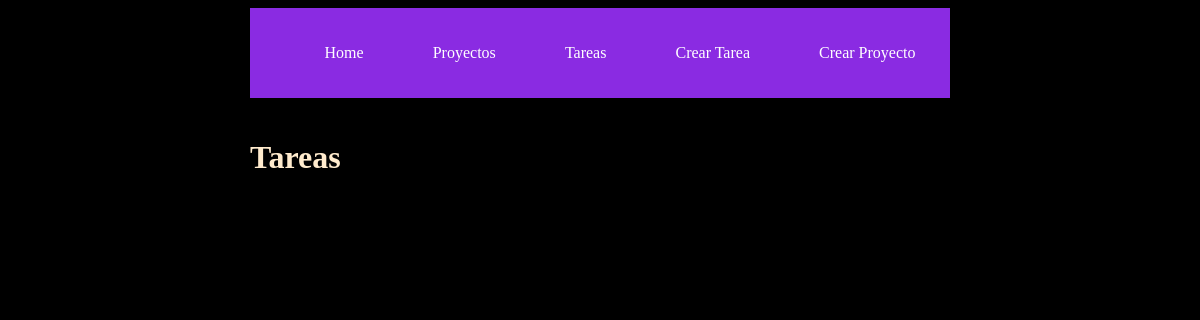
The app's page /tareas, older data.
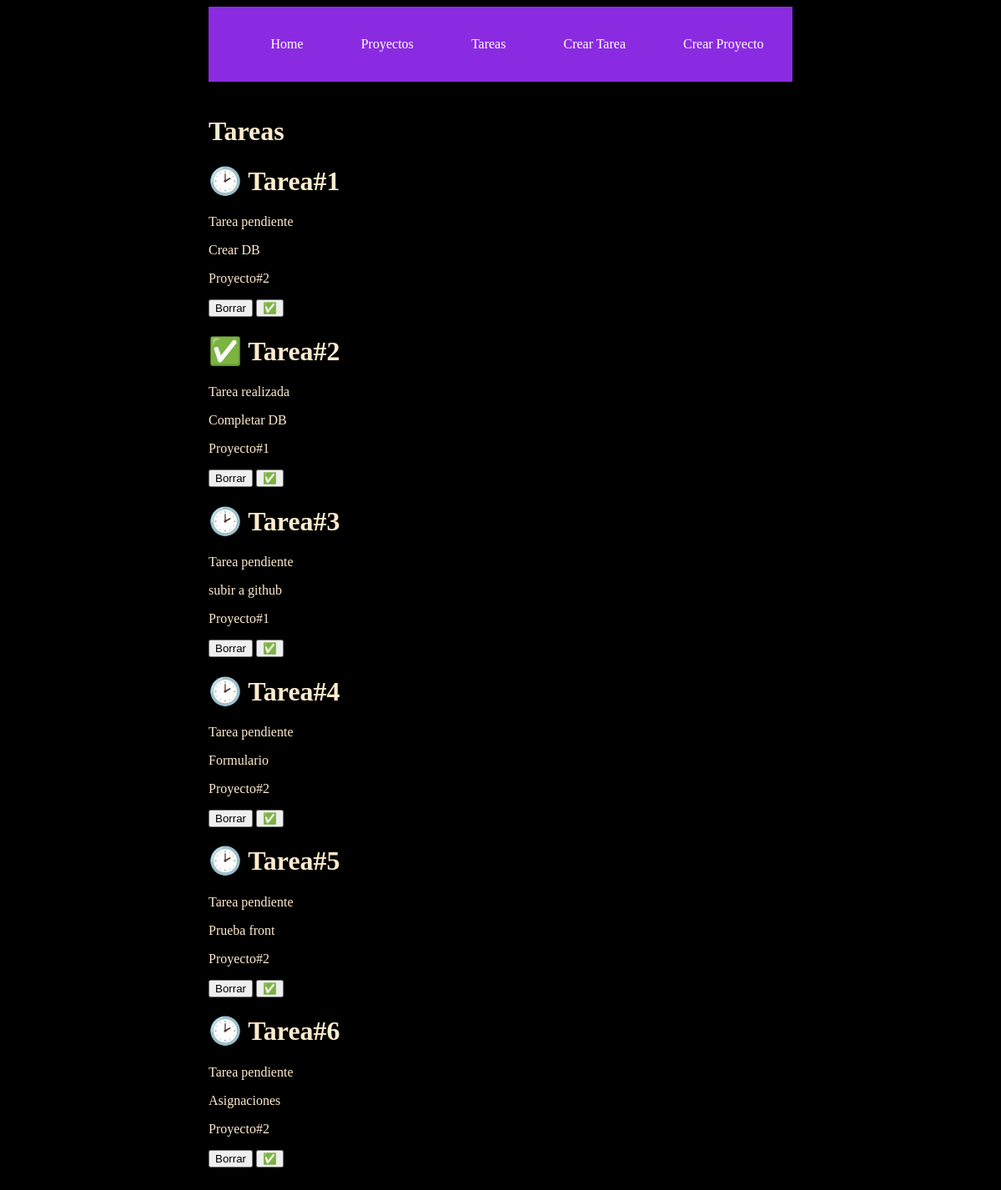
The same page, newer data.
### aplicacion/models.py (models this page shows, shortened)
class Tareas(models.Model):
    titulo = models.CharField(max_length=200)
    descripcion = models.TextField()
    proyecto = models.ForeignKey(Proyecto, on_delete=models.CASCADE)
    done = models.BooleanField(default=False)

class Proyecto(models.Model):
    name = models.CharField(max_length=200)
    def __str__(self) -> str:
        return self.name

### aplicacion/views.py (the view)
# urls.py: path('tareas', tareas.as_view(), name='tareas'),
class tareas(View):
    def get(self, request):  # elimine el parametro id
        tareas = Tareas.objects.all()
        return render(request, 'tareas.html', {
            'tareas': tareas
        })

### aplicacion/templates/tareas.html
{% extends 'base.html' %}
{% block content %}
<h1>Tareas</h1>
{% for tarea in tareas %}
<div>
    <h1>  {% if tarea.done == False %} 🕑 {% else %} ✅ {% endif %} {{tarea.titulo}}</h1>
    {% if tarea.done == False %}
    <p>Tarea pendiente</p>
    {% else %}
    <p>Tarea realizada</p>
    {% endif %}
    <p>{{tarea.descripcion}}</p>
    <p>{{tarea.proyecto}}</p>
    <button>Borrar</button>
    <button>✅</button>
</div>
{% endfor %}
{% endblock %}

### aplicacion/templates/base.html (shortened to what this page needs)
{% load static %}
<!DOCTYPE html>
<html lang="en">
<head>
    <link rel="stylesheet" href="{% static 'styles/main.css' %}">
</head>
<body>
    <nav class="navbar container">
        <ul>
            <li>
                <a href="{% url 'index' %}">Home</a>
            </li>
            <li>
                <a href="{% url 'proyecto' %}">Proyectos</a>
            </li>
            <li>
                <a href="{% url 'tareas' %}">Tareas</a>
            </li>
            <li>
                <a href="{% url 'creartarea' %}">Crear Tarea</a>
            </li>
            <li>
                <a href="{% url 'crearproyecto' %}">Crear Proyecto</a>
            </li>
        </ul>
    </nav>
    <div class="container">
        {% block content %}
        {% endblock %}
    </div>
</body>
</html>

### aplicacion/static/styles/main.css (style rules this page uses)
body { background-color: black; color: blanchedalmond; }
.navbar { background-color: blueviolet; padding: 5px 0; }
.navbar ul { display: flex; justify-content: space-around; }
.navbar ul li { list-style: none; }
.navbar ul li a { color: white; text-decoration: none; }
.container { max-width: 700px; margin: auto; padding: 20px 0; }

Row changes from the older to the newer data that the page shows:
added Tareas: titulo "Tarea#1", done "Tarea pendiente", descripcion "Crear DB", proyecto "Proyecto#2"
added Tareas: titulo "Tarea#2", done "Tarea realizada", descripcion "Completar DB", proyecto "Proyecto#1"
added Tareas: titulo "Tarea#3", done "Tarea pendiente", descripcion "subir a github", proyecto "Proyecto#1"
added Tareas: titulo "Tarea#4", done "Tarea pendiente", descripcion "Formulario", proyecto "Proyecto#2"
added Tareas: titulo "Tarea#5", done "Tarea pendiente", descripcion "Prueba front", proyecto "Proyecto#2"
added Tareas: titulo "Tarea#6", done "Tarea pendiente", descripcion "Asignaciones", proyecto "Proyecto#2"
